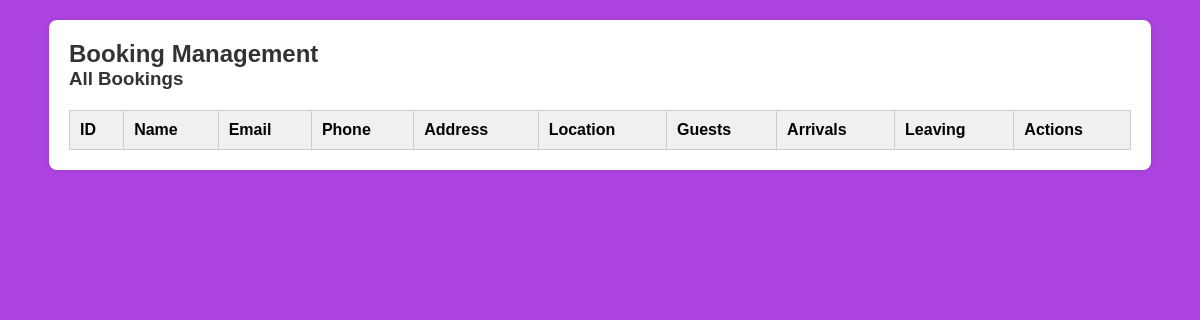
The page /admin/booking_manage.php on the database as committed earlier.
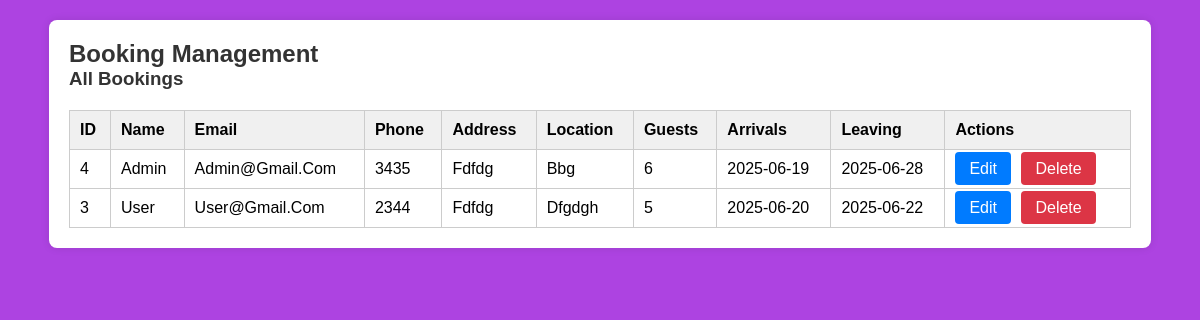
The same page on the database as committed later.
### tables this page shows
CREATE TABLE `booking_form` (
  `id` int(11) NOT NULL,
  `name` varchar(100) NOT NULL,
  `email` varchar(100) NOT NULL,
  `phone` varchar(20) DEFAULT NULL,
  `address` varchar(255) DEFAULT NULL,
  `location` varchar(100) DEFAULT NULL,
  `guests` int(11) DEFAULT NULL,
  `arrivals` date DEFAULT NULL,
  `leaving` date DEFAULT NULL,
  `created_at` timestamp NOT NULL DEFAULT current_timestamp()
);

### admin/booking_manage.php (the view, shortened to what this page needs)
<?php
require_once "../config/dbConfig.php";
$bookingList = mysqli_query($conn, "SELECT * FROM booking_form ORDER BY created_at DESC");
?>
<!DOCTYPE html>
<html>
<head>
    <link rel="stylesheet" href="../admin/bookingManage.css">
</head>
<body>
<div class="container">
    <h2> Booking Management</h2>
    <h3>All Bookings</h3>
    <div class="table-container">
    <table>
        <thead>
        <tr>
            <th>ID</th><th>Name</th><th>Email</th><th>Phone</th><th>Address</th>
            <th>Location</th><th>Guests</th><th>Arrivals</th><th>Leaving</th><th>Actions</th>
        </tr>
        </thead>
        <tbody>
        <?php while ($row = mysqli_fetch_assoc($bookingList)) : ?>
            <tr>
                <td data-label="ID"><?= $row['id'] ?></td>
                <td data-label="Name"><?= htmlspecialchars($row['name']) ?></td>
                <td data-label="Email"><?= htmlspecialchars($row['email']) ?></td>
                <td data-label="Phone"><?= htmlspecialchars($row['phone']) ?></td>
                <td data-label="Address"><?= htmlspecialchars($row['address']) ?></td>
                <td data-label="Location"><?= htmlspecialchars($row['location']) ?></td>
                <td data-label="Guests"><?= $row['guests'] ?></td>
                <td data-label="Arrivals"><?= $row['arrivals'] ?></td>
                <td data-label="Leaving"><?= $row['leaving'] ?></td>
                <td data-label="Actions">
                    <a href="?edit=<?= $row['id'] ?>" class="edit-btn">Edit</a>
                    <a href="?delete=<?= $row['id'] ?>" class="delete-btn" onclick="return confirm('Delete this booking?')">Delete</a>
                </td>
            </tr>
        <?php endwhile; ?>
        </tbody>
    </table>
    </div>
</div>
</body>
</html>

Rows that differ between the two databases and show on the page:
added booking_form: id "4", name "Admin", email "Admin@gmail.com", phone "3435", address "Fdfdg", location "Bbg", guests "6", arrivals "2025-06-19", leaving "2025-06-28"
added booking_form: id "3", name "User", email "User@gmail.com", phone "2344", address "Fdfdg", location "Dfgdgh", guests "5", arrivals "2025-06-20", leaving "2025-06-22"
